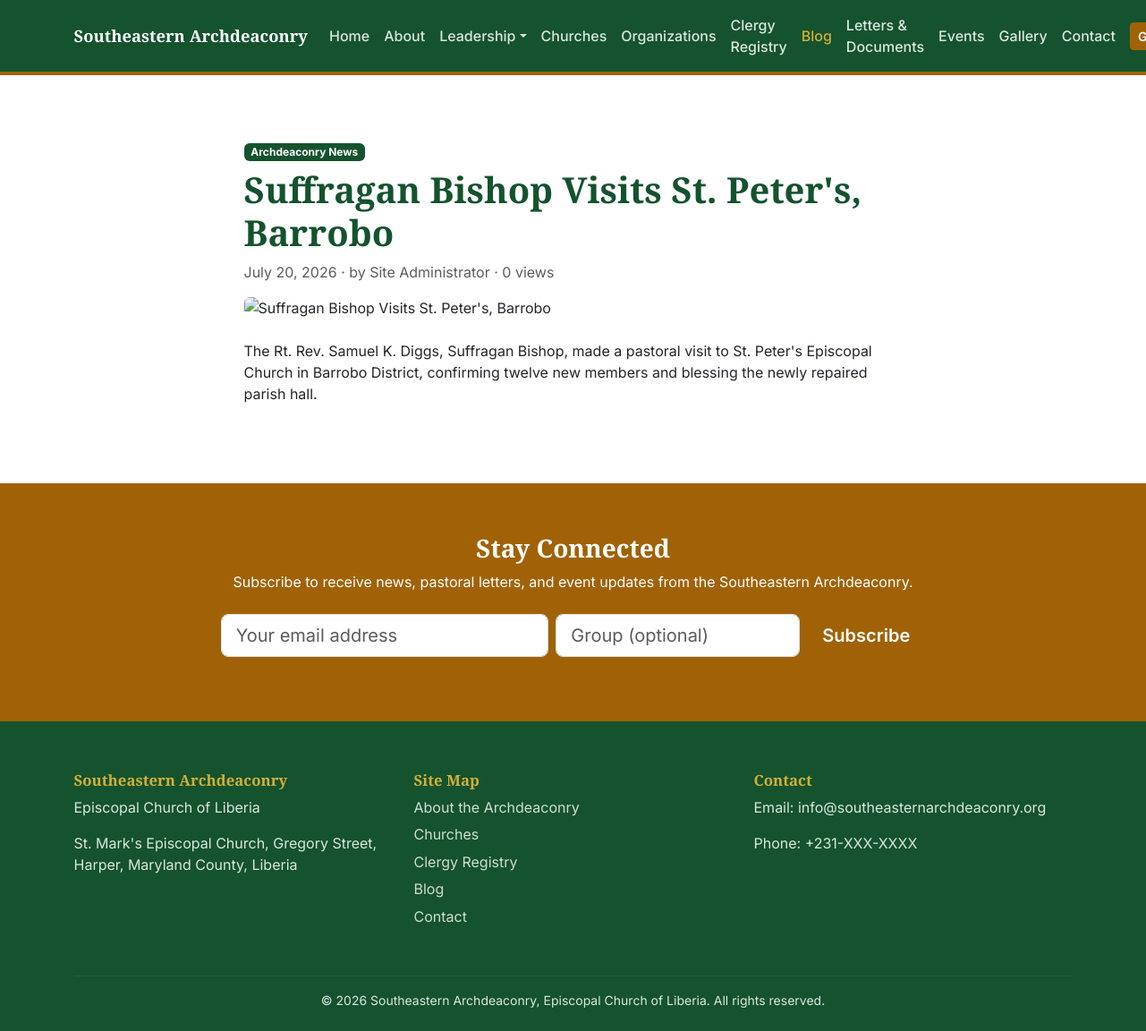
Page /pages/blog-single.php?slug=suffragan-bishop-visits-st-peters-barrobo on the committed database.
### tables this page shows
CREATE TABLE blog_posts (
    id INT UNSIGNED AUTO_INCREMENT PRIMARY KEY,
    title VARCHAR(255) NOT NULL,
    slug VARCHAR(280) NOT NULL UNIQUE,
    cover_image VARCHAR(255) NULL,
    body LONGTEXT NULL,
    excerpt VARCHAR(500) NULL,
    author_id INT UNSIGNED NULL,
    category_id INT UNSIGNED NULL,
    tags VARCHAR(255) NULL,
    status ENUM('draft','published','scheduled') NOT NULL DEFAULT 'draft',
    published_at DATETIME NULL,
    views_count INT UNSIGNED NOT NULL DEFAULT 0,
    created_at TIMESTAMP NOT NULL DEFAULT CURRENT_TIMESTAMP,
    updated_at TIMESTAMP NOT NULL DEFAULT CURRENT_TIMESTAMP ON UPDATE CURRENT_TIMESTAMP,
    CONSTRAINT fk_post_author FOREIGN KEY (author_id) REFERENCES users(id) ON DELETE SET NULL,
    CONSTRAINT fk_post_category FOREIGN KEY (category_id) REFERENCES blog_categories(id) ON DELETE SET NULL
);

CREATE TABLE blog_categories (
    id INT UNSIGNED AUTO_INCREMENT PRIMARY KEY,
    name VARCHAR(120) NOT NULL,
    slug VARCHAR(140) NOT NULL UNIQUE
);

CREATE TABLE users (
    id INT UNSIGNED AUTO_INCREMENT PRIMARY KEY,
    name VARCHAR(150) NOT NULL,
    email VARCHAR(150) NOT NULL UNIQUE,
    password_hash VARCHAR(255) NOT NULL,
    role_id INT UNSIGNED NOT NULL,
    employee_id INT UNSIGNED NULL,
    avatar VARCHAR(255) NULL,
    is_active TINYINT(1) NOT NULL DEFAULT 1,
    failed_login_attempts SMALLINT UNSIGNED NOT NULL DEFAULT 0,
    locked_until DATETIME NULL,
    last_login DATETIME NULL,
    created_at TIMESTAMP NOT NULL DEFAULT CURRENT_TIMESTAMP,
    updated_at TIMESTAMP NOT NULL DEFAULT CURRENT_TIMESTAMP ON UPDATE CURRENT_TIMESTAMP,
    CONSTRAINT fk_users_role FOREIGN KEY (role_id) REFERENCES roles(id) ON DELETE RESTRICT,
    CONSTRAINT fk_users_employee FOREIGN KEY (employee_id) REFERENCES employees(id) ON DELETE SET NULL
);

### public/includes/helpers.php (called while the page is built, shortened)
<?php
function e(?string $value): string
{
    return htmlspecialchars($value ?? '', ENT_QUOTES, 'UTF-8');
}
function base_url(string $path = ''): string
{
    return APP_URL . '/' . ltrim($path, '/');
}
function asset_url(string $path): string
{
    $path = ltrim($path, '/');
    $url = base_url('assets/' . $path);
    $filePath = BASE_PATH . '/public/assets/' . $path;
    if (is_file($filePath)) {
        $url .= '?v=' . filemtime($filePath);
    }
    return $url;
}
function upload_url(?string $path): string
{
    if (!$path) {
        return asset_url('images/placeholder.jpg');
    }
    return UPLOADS_URL . '/' . ltrim($path, '/');
}
function format_date(?string $datetime, string $format = 'F j, Y'): string
{
    $ts = strtotime($datetime);
    return $ts ? date($format, $ts) : '';
}

### public/pages/blog-single.php (the view, shortened to what this page needs)
<?php
require_once __DIR__ . '/../includes/helpers.php';
$pdo = db();
$slug = trim($_GET['slug'] ?? '');
$stmt = $pdo->prepare(
    "SELECT blog_posts.*, blog_categories.name AS category_name, users.name AS author_name
     FROM blog_posts
     LEFT JOIN blog_categories ON blog_categories.id = blog_posts.category_id
     LEFT JOIN users ON users.id = blog_posts.author_id
     WHERE blog_posts.slug = :slug AND blog_posts.status = 'published'"
);
$stmt->execute(['slug' => $slug]);
$post = $stmt->fetch();
include __DIR__ . '/../includes/header.php';
?>
<section class="saa-section">
  <div class="container">
    <?php if (!$post): ?>
      <div class="saa-empty-state">
        <h3>Post Not Found</h3>
        <a href="<?= e(base_url('pages/blog.php')) ?>" class="btn saa-btn-accent">Back to Blog</a>
      </div>
    <?php else: ?>
      <div class="row justify-content-center">
        <div class="col-lg-8">
          <?php if ($post['category_name']): ?>
            <span class="badge mb-2" style="background-color: var(--saa-blue);"><?= e($post['category_name']) ?></span>
          <?php endif; ?>
          <h1><?= e($post['title']) ?></h1>
          <p class="text-muted">
            <?= e(format_date($post['published_at'])) ?>
            <?php if ($post['author_name']): ?> &middot; by <?= e($post['author_name']) ?><?php endif; ?>
            &middot; <?= (int) $post['views_count'] ?> views
          </p>
          <img src="<?= e(upload_url($post['cover_image'])) ?>" alt="<?= e($post['title']) ?>" class="img-fluid rounded mb-4">
          <div class="saa-post-body"><?= $post['body'] ?? '' ?></div>
        </div>
      </div>
    <?php endif; ?>
  </div>
</section>
<?php include __DIR__ . '/../includes/footer.php'; ?>

### public/assets/css/theme.css (style rules this page uses)
:root { --saa-white: #FFFFFF; --saa-red: #A16207; --saa-red-dark: #713F12; --saa-blue: #14532D; --saa-blue-light: #15803D; --saa-cream: #F5F1E8; --saa-gold: #D4AF37; --saa-ink: #23262b; --saa-muted: #6b7280; --font-heading: 'Playfair Display', 'Georgia', serif; --font-body: 'Inter', 'Segoe UI', sans-serif; }
body { font-family: var(--font-body); color: var(--saa-ink); background-color: var(--saa-white); }
h1, h2, h3, h4, h5, h6, .font-heading { font-family: var(--font-heading); font-weight: 700; color: var(--saa-blue); }
.saa-section { padding: 4.5rem 0; }

### rows in the picture
blog_posts: category.name "Archdeaconry News", title "Suffragan Bishop Visits St. Peter's, Barrobo", published_at "July 20, 2026", author.name "Site Administrator", views_count "0", body "The Rt. Rev. Samuel K. Diggs, Suffragan Bishop, made a pastoral visit to St. Peter's Episcopal Church in Barrobo District, confirming twelve new members and blessing the newly repaired parish hall."

### other values in the picture
setting('contact_email', 'info@southeasternarchdeaconry.org') "info@southeasternarchdeaconry.org"
setting('contact_phone', '') "+231-XXX-XXXX"
